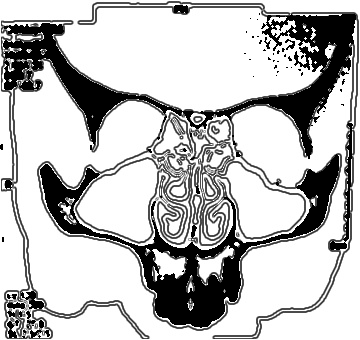
#> input picture morphsnakes-master/testimages/test.png, 360 x 340 px
$ jupyter execute --allow-errors TestSnake.ipynb   (older library calls are emulated)
#> lines starting #> are read from the running program, lines starting #| are printed output that depends on the picture; after the words box and inside, x2 and y2 are one past the last pixel; in counts of white or black regions, pixels touching at a corner belong together
### morphsnakes-master/morphsnakes.py
# -*- coding: utf-8 -*-

"""
morphsnakes
===========

This is a Python implementation of the algorithms introduced in the paper

  Márquez-Neila, P., Baumela, L., Álvarez, L., "A morphological approach
  to curvature-based evolution of curves and surfaces". IEEE Transactions
  on Pattern Analysis and Machine Intelligence (PAMI), 2013.

This implementation is intended to be as brief, understandable and self-contained
as possible. It does not include any enhancement to make it fast or efficient.

Any practical implementation of this algorithm should work only over the
neighbor pixels of the 0.5-levelset, not over all the embedding function,
and perhaps should feature multi-threading or GPU capabilities.

The classes MorphGAC and MorphACWE provide most of the functionality of this
module. They implement the Morphological Geodesic Active Contours and the
Morphological Active Contours without Edges, respectively. See the
aforementioned paper for full details.

See test.py for examples of usage.
"""

__author__ = "P. Márquez Neila <p.mneila@upm.es>"

from itertools import cycle

import numpy as np
from scipy import ndimage
from scipy.ndimage import binary_dilation, binary_erosion, \
                        gaussian_filter, gaussian_gradient_magnitude

class fcycle(object):

    def __init__(self, iterable):
        """Call functions from the iterable each time it is called."""
        self.funcs = cycle(iterable)

    def __call__(self, *args, **kwargs):
        f = next(self.funcs)
        return f(*args, **kwargs)


# SI and IS operators for 2D and 3D.
_P2 = [np.eye(3), np.array([[0,1,0]]*3), np.flipud(np.eye(3)), np.rot90([[0,1,0]]*3)]
_P3 = [np.zeros((3,3,3)) for i in range(9)]

_P3[0][:,:,1] = 1
_P3[1][:,1,:] = 1
_P3[2][1,:,:] = 1
_P3[3][:,[0,1,2],[0,1,2]] = 1
_P3[4][:,[0,1,2],[2,1,0]] = 1
_P3[5][[0,1,2],:,[0,1,2]] = 1
_P3[6][[0,1,2],:,[2,1,0]] = 1
_P3[7][[0,1,2],[0,1,2],:] = 1
_P3[8][[0,1,2],[2,1,0],:] = 1

_aux = np.zeros((0))
def SI(u):
    """SI operator."""
    global _aux
    if np.ndim(u) == 2:
        P = _P2
    elif np.ndim(u) == 3:
        P = _P3
    else:
        raise ValueError("u has an invalid number of dimensions (should be 2 or 3)")

    if u.shape != _aux.shape[1:]:
        _aux = np.zeros((len(P),) + u.shape)

    for _aux_i, P_i in zip(_aux, P):
        _aux_i[:] = binary_erosion(u, P_i)

    return _aux.max(0)

def IS(u):
    """IS operator."""
    global _aux
    if np.ndim(u) == 2:
        P = _P2
    elif np.ndim(u) == 3:
        P = _P3
    else:
        raise ValueError("u has an invalid number of dimensions (should be 2 or 3)")

    if u.shape != _aux.shape[1:]:
        _aux = np.zeros((len(P),) + u.shape)

    for _aux_i, P_i in zip(_aux, P):
        _aux_i[:] = binary_dilation(u, P_i)

    return _aux.min(0)

# SIoIS operator.
SIoIS = lambda u: SI(IS(u))
ISoSI = lambda u: IS(SI(u))
curvop = fcycle([SIoIS, ISoSI])

# Stopping factors (function g(I) in the paper).
def gborders(img, alpha=1.0, sigma=1.0):
    """Stopping criterion for image borders."""
    # The norm of the gradient.
    gradnorm = gaussian_gradient_magnitude(img, sigma, mode='constant')
    return 1.0/np.sqrt(1.0 + alpha*gradnorm)

def glines(img, sigma=1.0):
    """Stopping criterion for image black lines."""
    return gaussian_filter(img, sigma)

class MorphACWE(object):
    """Morphological ACWE based on the Chan-Vese energy functional."""

    # [27 lines left out: functions __init__, set_levelset, not called in this run]

    levelset = property(lambda self: self._u,
                        set_levelset,
                        doc="The level set embedding function (u).")

    # [36 lines left out: functions step, run, not called in this run]


class MorphGAC(object):
    """Morphological GAC based on the Geodesic Active Contours."""

    def __init__(self, data, smoothing=1, threshold=0, balloon=0):
        """Create a Morphological GAC solver.

        Parameters
        ----------
        data : array-like
            The stopping criterion g(I). See functions gborders and glines.
        smoothing : scalar
            The number of repetitions of the smoothing step in each
            iteration. This is the parameter µ.
        threshold : scalar
            The threshold that determines which areas are affected
            by the morphological balloon. This is the parameter θ.
        balloon : scalar
            The strength of the morphological balloon. This is the parameter ν.
        """
        self._u = None
        self._v = balloon
        self._theta = threshold
        self.smoothing = smoothing

        self.set_data(data)

    def set_levelset(self, u):
        self._u = np.double(u)
        self._u[u>0] = 1
        self._u[u<=0] = 0

    def set_balloon(self, v):
        self._v = v
        self._update_mask()

    def set_threshold(self, theta):
        self._theta = theta
        self._update_mask()

    def set_data(self, data):
        self._data = data
        self._ddata = np.gradient(data)
        self._update_mask()
        # The structure element for binary dilation and erosion.
        self.structure = np.ones((3,)*np.ndim(data))

    def _update_mask(self):
        """Pre-compute masks for speed."""
        self._threshold_mask = self._data > self._theta
        self._threshold_mask_v = self._data > self._theta/np.abs(self._v)

    levelset = property(lambda self: self._u,
                        set_levelset,
                        doc="The level set embedding function (u).")
    data = property(lambda self: self._data,
                        set_data,
                        doc="The data that controls the snake evolution (the image or g(I)).")
    balloon = property(lambda self: self._v,
                        set_balloon,
                        doc="The morphological balloon parameter (ν (nu, not v)).")
    threshold = property(lambda self: self._theta,
                        set_threshold,
                        doc="The threshold value (θ).")

    def step(self):
        """Perform a single step of the morphological snake evolution."""
        # Assign attributes to local variables for convenience.
        u = self._u
        gI = self._data
        dgI = self._ddata
        theta = self._theta
        v = self._v

        if u is None:
            raise ValueError("the levelset is not set (use set_levelset)")

        res = np.copy(u)

        # Balloon.
        if v > 0:
            aux = binary_dilation(u, self.structure)
        elif v < 0:
            aux = binary_erosion(u, self.structure)
        if v!= 0:
            res[self._threshold_mask_v] = aux[self._threshold_mask_v]

        # Image attachment.
        aux = np.zeros_like(res)
        dres = np.gradient(res)
        for el1, el2 in zip(dgI, dres):
            aux += el1*el2
        res[aux > 0] = 1
        res[aux < 0] = 0

        # Smoothing.
        for i in range(self.smoothing):
            res = curvop(res)

        self._u = res

    # [4 lines left out: function run, not called in this run]


def evolve_visual(msnake, levelset=None, num_iters=20, background=None):
    """
    Visual evolution of a morphological snake.

    Parameters
    ----------
    msnake : MorphGAC or MorphACWE instance
        The morphological snake solver.
    levelset : array-like, optional
        If given, the levelset of the solver is initialized to this. If not
        given, the evolution will use the levelset already set in msnake.
    num_iters : int, optional
        The number of iterations.
    background : array-like, optional
        If given, background will be shown behind the contours instead of
        msnake.data.
    """
    from matplotlib import pyplot as ppl

    if levelset is not None:
        msnake.levelset = levelset

    # Prepare the visual environment.
    fig = ppl.figure(figsize=(10,10))
    fig.clf()
    ax1 = fig.add_subplot(1,2,1)
    if background is None:
        ax1.imshow(msnake.data, cmap=ppl.cm.gray)
    else:
        ax1.imshow(background, cmap=ppl.cm.gray)
    ax1.contour(msnake.levelset, [0.5], colors='r')

    ax2 = fig.add_subplot(1,2,2)
    ax_u = ax2.imshow(msnake.levelset)
    ppl.pause(0.001)

    # Iterate.
    for i in range(num_iters):
        # Evolve.
        msnake.step()

        # Update figure.
        del ax1.collections[0]
        ax1.contour(msnake.levelset, [0.5], colors='r')
        ax_u.set_data(msnake.levelset)
        fig.canvas.draw()
        #ppl.pause(0.001)

    # Return the last levelset.
    return msnake.levelset

# [39 lines left out: function evolve_visual3d, not called in this run]

### morphsnakes-master/TestSnake.ipynb
[cell 1]
import morphsnakes

import numpy as np
from scipy.misc import imread
from matplotlib import pyplot as ppl
import cv2
img = cv2.imread("testimages/test.png",0)
#> img is the input picture: shape (340, 360); min 0, max 255, mean 190
def rgb2gray(img):
    """Convert a RGB image to gray scale."""
    return 0.2989*img[:,:,0] + 0.587*img[:,:,1] + 0.114*img[:,:,2]

def circle_levelset(shape, center, sqradius, scalerow=1.0):
    """Build a binary function with a circle as the 0.5-levelset."""
    grid = np.mgrid[list(map(slice, shape))].T - center
    phi = sqradius - np.sqrt(np.sum((grid.T)**2, 0))
    u = np.float_(phi > 0)
    return u

# [72 lines left out: functions test_nodule, test_starfish, test_lakes, test_confocal3d, not called in this run]


def test_sinus1():
    # Load the image.
    img = imread("testimages/test.png")


    # g(I)
    gI = morphsnakes.gborders(img, alpha=2000, sigma=1.48)
#> in gborders, `gradnorm = gaussian_gradient_magnitude(img, sigma, mode='constant')`:
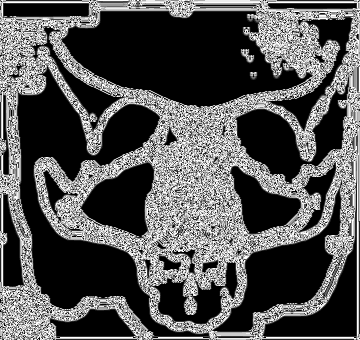
#> gradnorm: shape (340, 360); min 0, max 15, mean 4.9; drawn with min black and max white
#> in gborders, `return 1.0/np.sqrt(1.0 + alpha*gradnorm)`:
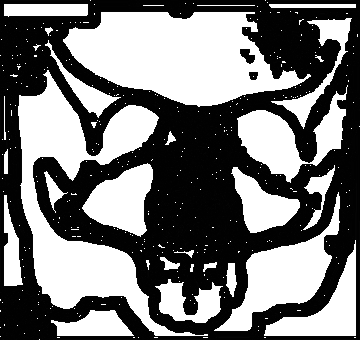
#> returned value: shape (340, 360) float64; min 0.00577, max 1, mean 0.472

    # Morphological GAC. Initialization of the level-set.
    mgac = morphsnakes.MorphGAC(gI, smoothing=1, threshold=0.31, balloon=1)
#> in set_data, `self._ddata = np.gradient(data)`: self._ddata = 2 items
#> in _update_mask, `self._threshold_mask = self._data > self._theta`: self._threshold_mask: shape (340, 360) bool; 46.8% white; 398 white regions (367 under 20 px), largest, box (x1, y1, x2, y2) and area: (63, 12, 311, 107) 14637, (18, 70, 208, 336) 14215, (214, 192, 340, 331) 5481
    mgac.levelset = circle_levelset(img.shape, (200, 120), 10)
#> in set_levelset, `self._u = np.double(u)`:
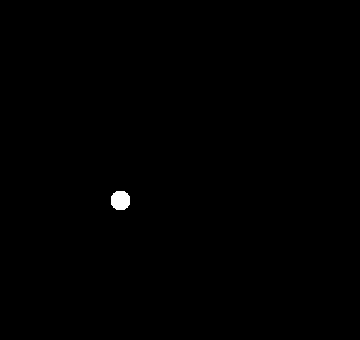
#> u: shape (340, 360) float64; values 0 (black) and 1 (white), 0.25% white; 1 white region, box (x1, y1, x2, y2) and area: (111, 191, 130, 210) 305

    # Visual evolution.
    ppl.figure()
    return morphsnakes.evolve_visual(mgac, num_iters=50, background=img)
#> in evolve_visual, `ppl.pause(0.001)`:
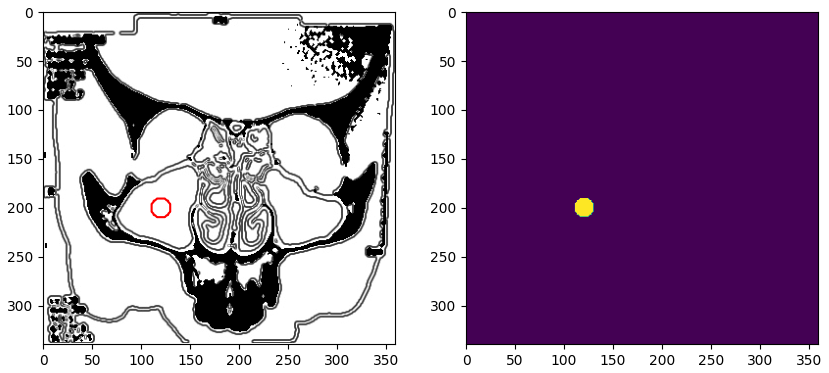
#> figure drawn by matplotlib, 2 panels

# [14 lines left out: function test_sinus2, not called in this run]

#> (the rest of this cell did not finish here and is left out)

[cell 2]
import morphsnakes

import numpy as np
from scipy.misc import imread
from matplotlib import pyplot as ppl
import cv2
img = cv2.imread("testimages/test.png",0)
def rgb2gray(img):
    """Convert a RGB image to gray scale."""
    return 0.2989*img[:,:,0] + 0.587*img[:,:,1] + 0.114*img[:,:,2]

def circle_levelset(shape, center, sqradius, scalerow=1.0):
    """Build a binary function with a circle as the 0.5-levelset."""
    grid = np.mgrid[list(map(slice, shape))].T - center
    phi = sqradius - np.sqrt(np.sum((grid.T)**2, 0))
    u = np.float_(phi > 0)
    return u

# [72 lines left out: functions test_nodule, test_starfish, test_lakes, test_confocal3d, not called in this run]


def test_sinus1():
    # Load the image.
    img = imread("testimages/test.png")


    # g(I)
    gI = morphsnakes.gborders(img, alpha=2000, sigma=1.48)

    # Morphological GAC. Initialization of the level-set.
    mgac = morphsnakes.MorphGAC(gI, smoothing=1, threshold=0.31, balloon=1)
    mgac.levelset = circle_levelset(img.shape, (200, 120), 10)

    # Visual evolution.
    ppl.figure()
    return morphsnakes.evolve_visual(mgac, num_iters=50, background=img)

# [14 lines left out: function test_sinus2, not called in this run]

#> (the rest of this cell did not finish here and is left out)
